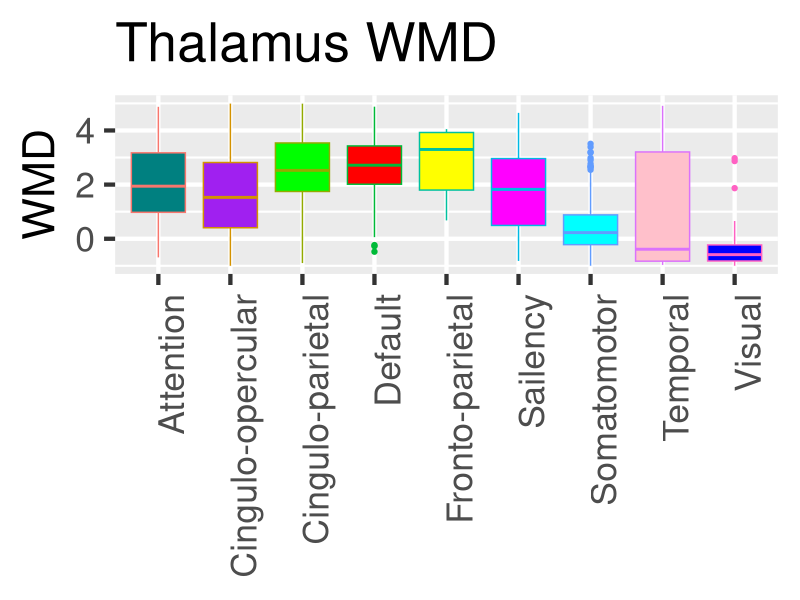
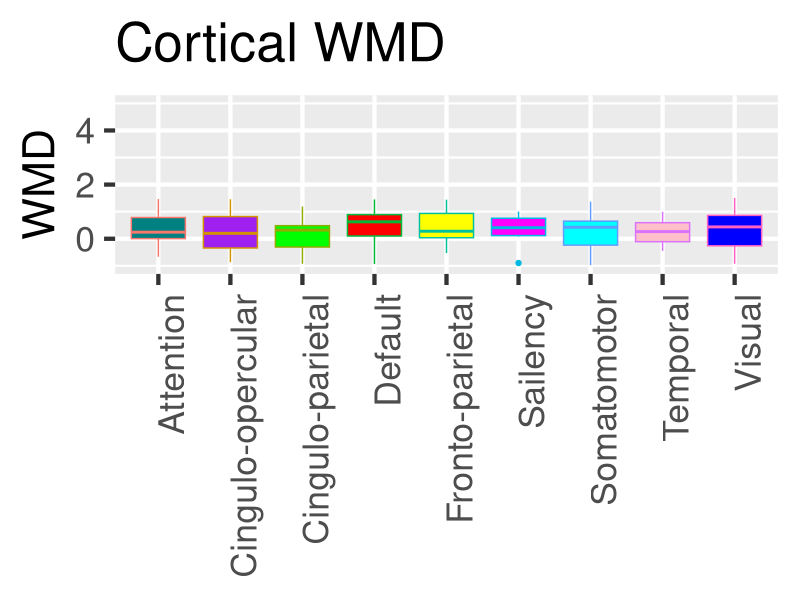
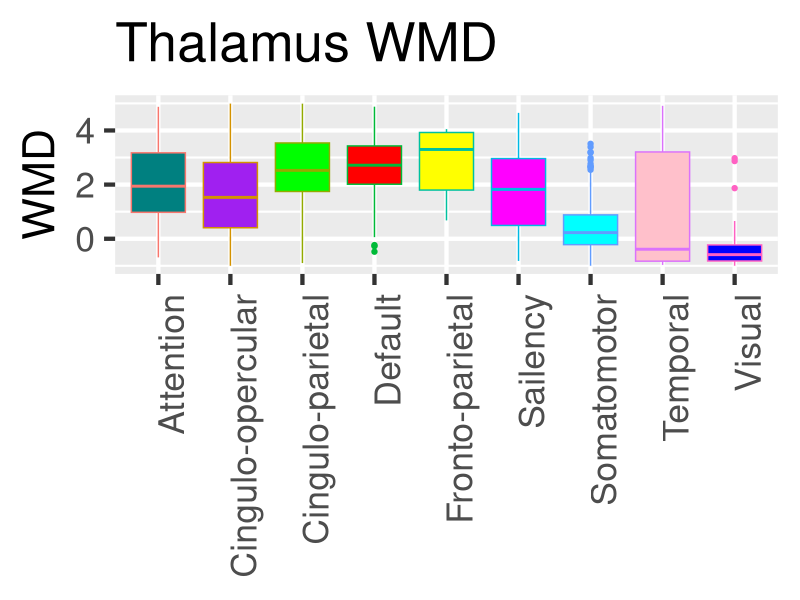
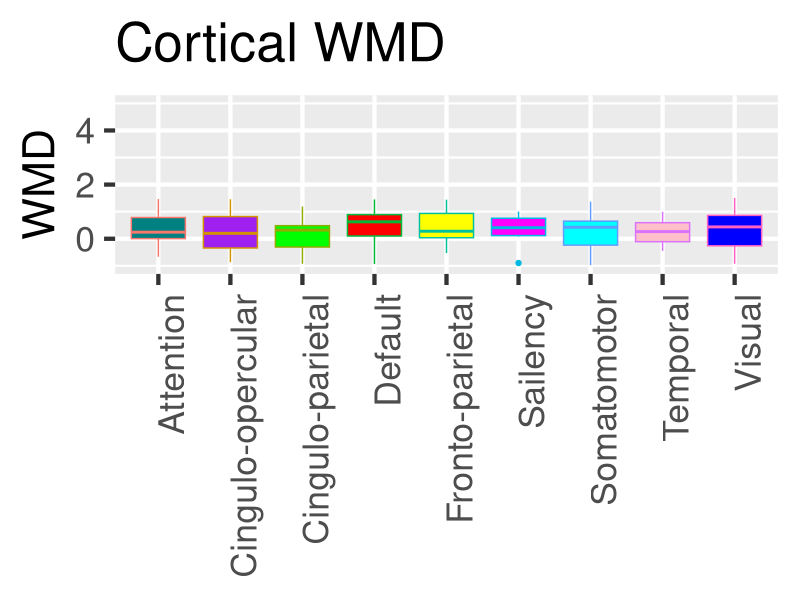

Write the R code that produced these figures, in order. (Note: this script raises an error after producing the figures.)
setwd('/Volumes/neuro/bin/FuncParcel/Data/')


# import libraries
library(ggplot2)
library(reshape2)

#load data

Thalamus_Data = read.csv('Thalamus_nodal.csv', header=TRUE)
Thalamus_Data <- Thalamus_Data[Thalamus_Data$PC<1,]  
#Thalamus_Data <- Thalamus_Data[Thalamus_Data$target_PC<20,]

Cortical_Data = read.csv('Cortical_nodal.csv', header=TRUE)
Cortical_Data <- Cortical_Data[Cortical_Data$PC>0,]  
Cortical_Data <- Cortical_Data[Cortical_Data$Associated.System!='Other',] 

CI_colors <- c("#008080", "purple", "green", "red", "yellow", "magenta", "cyan", "pink", "blue")

### boxplot to compare nodal roles between each partition, for thalamus and cortex
Variables_to_plot <- c('WMD'  ) #'NNC', 'BNWR', 'bcc' 'WMD'
for (v in Variables_to_plot){
  Thalamus_boxplot <- ggplot(data = Thalamus_Data, aes_string(x="Associated.System", y=v, fill="Associated.System", colour="Associated.System")) + geom_boxplot(outlier.colour = NULL) #+geom_point() + geom_jitter(position = position_jitter(width = .1))
  Thalamus_boxplot <- Thalamus_boxplot + ggtitle(paste("Thalamus", v)) + scale_fill_manual(values=CI_colors)  + theme_grey(base_size = 32)  + theme(axis.text.x=element_text(angle=90, hjust=1), axis.title.x=element_blank(), legend.position="none")
  Thalamus_boxplot <- Thalamus_boxplot + ylim( -1, 5)
  plot(Thalamus_boxplot)
  ggsave(filename = paste(v,'_tha_box.pdf', sep=''), plot = Thalamus_boxplot, units = c("in"),width=8, height=8) 

  Cortical_boxplot <- ggplot(data = Cortical_Data, aes_string(x="Associated.System", y=v, fill="Associated.System", colour="Associated.System")) + geom_boxplot(outlier.colour = NULL) #+geom_point() + geom_jitter(position = position_jitter(width = .1))
  Cortical_boxplot <- Cortical_boxplot + ggtitle(paste("Cortical", v))+ scale_fill_manual(values=CI_colors) + theme_grey(base_size = 32)  + theme(axis.text.x=element_text(angle=90, hjust=1), axis.title.x=element_blank(), legend.position="none")
  Cortical_boxplot <- Cortical_boxplot + ylim( -1, 5)
  plot(Cortical_boxplot)
  ggsave(filename = paste(v,'_cortical_box.pdf', sep=''), plot = Cortical_boxplot, units = c("in"),width=8, height=8) 
}

### plot to compare within thalamus nodal role
Variables_to_plot <- c('PC','within_PC','WMD', 'within_WMD', 'target_PC')

Thalamus_pc_plot <-ggplot(data = Thalamus_Data, aes(x=target_PC, y=PC))+geom_point()
plot(Thalamus_pc_plot)


### look at correlation between dataset
Thalamus_pc_plot <-ggplot(data = Thalamus_Data, aes(x=MGH_NNC, y=NKI_NNC))+geom_point()
plot(Thalamus_pc_plot)

### look at correlation between thalamic voxel nodal property and its cortical target
Thalamus_Target_Data = read.csv('Thalamus_target.csv', header=TRUE)
total <- merge(Thalamus_Target_Data,Thalamus_Data,by="Voxel")

Thalamus_pc_plot <-ggplot(data = total, aes(x=PC , y=Target.PC))+geom_point() + geom_jitter(position = position_jitter(width = .1)) +  scale_colour_manual(values=CI_colors) 
Thalamus_pc_plot <- Thalamus_pc_plot + stat_smooth(method = 'lm', fill="blue", colour="darkblue", size=2) + theme_grey(base_size = 32) + ylab("Cortical ROIs' PC")+ xlab("Thalamic Voxels' PC")    
plot(Thalamus_pc_plot)
ggsave(filename = "Thalamocortical_PC.pdf", plot = Thalamus_pc_plot, units = c("in"),width=15, height=8) 

Thalamus_wmd_plot <-ggplot(data = total, aes(x=WMD , y=Target.WMD))+geom_point() + geom_jitter(position = position_jitter(width = .1)) +  scale_colour_manual(values=CI_colors) 
Thalamus_wmd_plot <- Thalamus_wmd_plot + stat_smooth(method = 'lm', fill="blue", colour="darkblue", size=2) + theme_grey(base_size = 32)+ ylab("Cortical ROIs' WMD")+ xlab("Thalamic Voxels' WMD") 
plot(Thalamus_wmd_plot)
ggsave(filename = "Thalamocortical_WMD.pdf", plot = Thalamus_wmd_plot, units = c("in"),width=15, height=8) 

## look at tsnr
Thalamus_boxplot <- ggplot(data = Thalamus_Data, aes_string(x="Associated.System", y="TSNR", fill="Associated.System")) + geom_boxplot() #+geom_point() + geom_jitter(position = position_jitter(width = .1))
plot(Thalamus_boxplot)




## look at patient data
WarmScale<-c("#feb24c", "#fd8d3c", "#fc4e2a", "#e31a1c", "#b10026")
BlueScale<-c("#9ecae1", "#6baed6",  "#4292c6", "#2171b5", "#084594")
cScale <- c("#e7298a",
"#beaed4",
"#fdc086",
"#ffff99",
"#386cb0")
patient_data = read.csv('patient_df.csv', header=TRUE)

plot_data = melt(patient_data, id_vars = c("SubjID", "Voxel", "CI", "PC"), measure.vars = c("Target_connected_weight", "nonTarget_connected_weight"))

patient_plot <-ggplot(plot_data , aes(x=PC , y=value, colour=variable))+geom_point(size=3, aes(shape = factor(SubjID)))+ scale_colour_manual(values=c("Red", "Black")) + facet_grid(.~CI)
                                                                                                                                            
patient_plot
